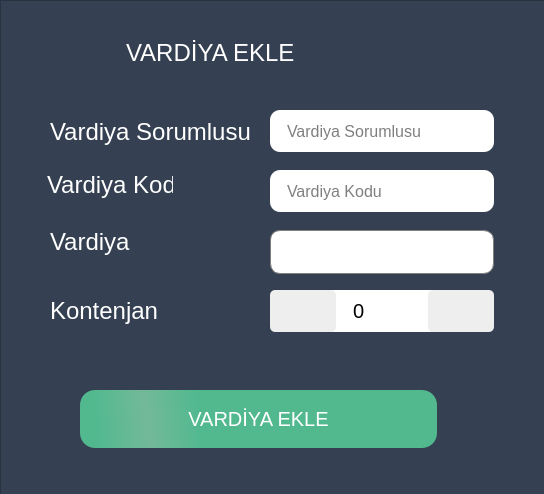
<?xml version="1.0" encoding="UTF-8"?>
<ui version="4.0">
 <class>Dialog</class>
 <widget class="QDialog" name="Dialog">
  <property name="geometry">
   <rect>
    <x>0</x>
    <y>0</y>
    <width>544</width>
    <height>494</height>
   </rect>
  </property>
  <property name="windowTitle">
   <string>Dialog</string>
  </property>
  <widget class="QFrame" name="frame">
   <property name="geometry">
    <rect>
     <x>0</x>
     <y>0</y>
     <width>659</width>
     <height>529</height>
    </rect>
   </property>
   <property name="styleSheet">
    <string notr="true">QFrame{
background: #354152;
}

QLabel{
	font-size:24px;
	color:white;

}

QLineEdit{
border-radius:10px;
padding-left: 15px;
font-size:16px;

}
QPushButton{
height:42px;
border-radius: 15px;
	background-color: qlineargradient(spread:reflect, x1:1, y1:0.466409, x2:0.188, y2:0.482727, stop:0.823864 rgba(82, 185, 143, 255), stop:1 rgba(115, 185, 153, 255));
padding: 8px 16px;
color: white;
font-size: 20px;
}
QPushButton:pressed{
color: black;
background: #008bd1

}
QGroupBox{
border:none;

}
QComboBox {
    border: 1px solid gray;
    border-radius: 10px;
    min-width: 6em;
	font-size:16px;
	padding-left:15px;

}

QComboBox:on {
    border-bottom-left-radius: 0px;
    border-bottom-right-radius: 0px;
}

QComboBox QAbstractItemView {
    border-bottom-right-radius: 10px;
    border-bottom-left-radius: 10px;
    background: white;
    border: 1px solid gray;
    box-shadow: transparent;
}

QComboBox::drop-down {
    border-color: transparent;
}



QSpinBox{
height:42px;
}

QSpinBox {
    /*text-align: center;*/
    padding-right: 15px;
    border-width: 5px;
	border-radius:10px;
	padding-left:15px;
	font-size:20px;
}


QSpinBox::up-button, QSpinBox::down-button {
     subcontrol-origin: border;
     padding-left: 10px;
     padding-right: 40px;
     width: 16px; /* 16 + 2*1px border-width = 15px padding + 3px parent border */
     /*height: 14px;*/
     border-width: 1px;
     border-radius: 5px;
     background-color: #eeeeee;

}

QSpinBox::up-button {
    subcontrol-position: top right; /* position at the top right corner */
	height:42px;
}

QSpinBox::up-button:hover, QSpinBox::down-button:hover {
    background-color: #bbbb;
}

QSpinBox::up-arrow:disabled, QSpinBox::down-arrow:disabled {
    image: none;
}
QSpinBox::up-arrow, QSpinBox::down-arrow {
     width: 20px;
     height: 20px;
     border: 1px;
}
QSpinBox::up-arrow {
padding-left:20px;
	image: url(:/resimler/icons/chevron-up.png);
}

QSpinBox::down-button {
    subcontrol-position: bottom left; /* position at bottom right corner */
	height:42px;
}

QSpinBox::down-arrow {
image: url(:/resimler/icons/chevron-down.png);
padding-left:20px;
}


</string>
   </property>
   <property name="frameShape">
    <enum>QFrame::StyledPanel</enum>
   </property>
   <property name="frameShadow">
    <enum>QFrame::Raised</enum>
   </property>
   <widget class="QLabel" name="label_2">
    <property name="geometry">
     <rect>
      <x>120</x>
      <y>30</y>
      <width>381</width>
      <height>61</height>
     </rect>
    </property>
    <property name="styleSheet">
     <string notr="true">color: white;
font: 44px &quot;Helvetica Neue&quot;, sans-serif;
margin: 0px 0px 16px;</string>
    </property>
    <property name="text">
     <string>VARDİYA EKLE</string>
    </property>
   </widget>
   <widget class="QSpinBox" name="spin_Kontenjan">
    <property name="geometry">
     <rect>
      <x>270</x>
      <y>290</y>
      <width>224</width>
      <height>42</height>
     </rect>
    </property>
    <property name="sizePolicy">
     <sizepolicy hsizetype="Minimum" vsizetype="Fixed">
      <horstretch>0</horstretch>
      <verstretch>0</verstretch>
     </sizepolicy>
    </property>
   </widget>
   <widget class="QLabel" name="label">
    <property name="geometry">
     <rect>
      <x>50</x>
      <y>110</y>
      <width>201</width>
      <height>44</height>
     </rect>
    </property>
    <property name="font">
     <font>
      <pointsize>-1</pointsize>
     </font>
    </property>
    <property name="text">
     <string>Vardiya Sorumlusu</string>
    </property>
   </widget>
   <widget class="QLabel" name="label_3">
    <property name="geometry">
     <rect>
      <x>47</x>
      <y>164</y>
      <width>126</width>
      <height>42</height>
     </rect>
    </property>
    <property name="text">
     <string>Vardiya Kodu</string>
    </property>
   </widget>
   <widget class="QLabel" name="label_10">
    <property name="geometry">
     <rect>
      <x>50</x>
      <y>220</y>
      <width>126</width>
      <height>44</height>
     </rect>
    </property>
    <property name="text">
     <string>Vardiya</string>
    </property>
   </widget>
   <widget class="QLabel" name="label_8">
    <property name="geometry">
     <rect>
      <x>50</x>
      <y>290</y>
      <width>126</width>
      <height>42</height>
     </rect>
    </property>
    <property name="text">
     <string>Kontenjan</string>
    </property>
   </widget>
   <widget class="QComboBox" name="cmb_Vardiya">
    <property name="geometry">
     <rect>
      <x>270</x>
      <y>230</y>
      <width>224</width>
      <height>44</height>
     </rect>
    </property>
    <property name="currentText">
     <string/>
    </property>
   </widget>
   <widget class="QPushButton" name="btn_VardiyaEkle">
    <property name="geometry">
     <rect>
      <x>80</x>
      <y>390</y>
      <width>357</width>
      <height>58</height>
     </rect>
    </property>
    <property name="styleSheet">
     <string notr="true"/>
    </property>
    <property name="text">
     <string>VARDİYA EKLE</string>
    </property>
   </widget>
   <widget class="QLineEdit" name="text_VardiyaKodu">
    <property name="geometry">
     <rect>
      <x>270</x>
      <y>170</y>
      <width>224</width>
      <height>42</height>
     </rect>
    </property>
    <property name="text">
     <string/>
    </property>
    <property name="placeholderText">
     <string>Vardiya Kodu</string>
    </property>
   </widget>
   <widget class="QLineEdit" name="text_adiSoyadi">
    <property name="geometry">
     <rect>
      <x>270</x>
      <y>110</y>
      <width>224</width>
      <height>42</height>
     </rect>
    </property>
    <property name="placeholderText">
     <string>Vardiya Sorumlusu</string>
    </property>
   </widget>
  </widget>
 </widget>
 <resources>
  <include location="../ui_pages/resoruces.qrc"/>
 </resources>
 <connections/>
</ui>
